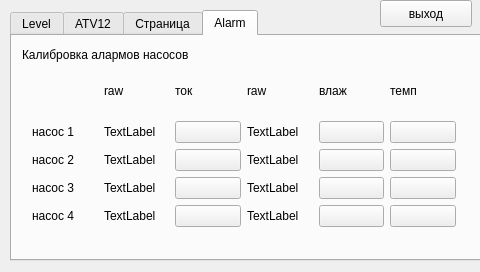
<?xml version="1.0" encoding="UTF-8"?>
<ui version="4.0">
 <class>DialogCalibr</class>
 <widget class="QDialog" name="DialogCalibr">
  <property name="geometry">
   <rect>
    <x>0</x>
    <y>0</y>
    <width>480</width>
    <height>272</height>
   </rect>
  </property>
  <property name="maximumSize">
   <size>
    <width>480</width>
    <height>272</height>
   </size>
  </property>
  <property name="windowTitle">
   <string>Dialog</string>
  </property>
  <widget class="QTabWidget" name="tabWidget">
   <property name="geometry">
    <rect>
     <x>10</x>
     <y>10</y>
     <width>471</width>
     <height>251</height>
    </rect>
   </property>
   <property name="currentIndex">
    <number>3</number>
   </property>
   <widget class="QWidget" name="tab">
    <attribute name="title">
     <string>Level</string>
    </attribute>
    <widget class="QPushButton" name="pushButton_2">
     <property name="geometry">
      <rect>
       <x>260</x>
       <y>100</y>
       <width>92</width>
       <height>27</height>
      </rect>
     </property>
     <property name="text">
      <string>сохранить</string>
     </property>
    </widget>
    <widget class="QPushButton" name="pushButton_3">
     <property name="geometry">
      <rect>
       <x>260</x>
       <y>130</y>
       <width>92</width>
       <height>27</height>
      </rect>
     </property>
     <property name="text">
      <string>сохранить</string>
     </property>
    </widget>
    <widget class="QLabel" name="label">
     <property name="geometry">
      <rect>
       <x>10</x>
       <y>70</y>
       <width>131</width>
       <height>17</height>
      </rect>
     </property>
     <property name="text">
      <string>показания уровня</string>
     </property>
    </widget>
    <widget class="QLabel" name="i2c_raw">
     <property name="geometry">
      <rect>
       <x>150</x>
       <y>70</y>
       <width>59</width>
       <height>17</height>
      </rect>
     </property>
     <property name="text">
      <string>TextLabel</string>
     </property>
    </widget>
    <widget class="QLabel" name="label_3">
     <property name="geometry">
      <rect>
       <x>10</x>
       <y>110</y>
       <width>121</width>
       <height>17</height>
      </rect>
     </property>
     <property name="text">
      <string>пустой бак</string>
     </property>
    </widget>
    <widget class="QLabel" name="label_4">
     <property name="geometry">
      <rect>
       <x>10</x>
       <y>140</y>
       <width>121</width>
       <height>17</height>
      </rect>
     </property>
     <property name="text">
      <string>полный бак</string>
     </property>
    </widget>
    <widget class="QLabel" name="empty_raw">
     <property name="geometry">
      <rect>
       <x>160</x>
       <y>100</y>
       <width>59</width>
       <height>17</height>
      </rect>
     </property>
     <property name="text">
      <string>TextLabel</string>
     </property>
    </widget>
    <widget class="QLabel" name="full_raw">
     <property name="geometry">
      <rect>
       <x>160</x>
       <y>130</y>
       <width>59</width>
       <height>17</height>
      </rect>
     </property>
     <property name="text">
      <string>TextLabel</string>
     </property>
    </widget>
    <widget class="QLabel" name="label_2">
     <property name="geometry">
      <rect>
       <x>10</x>
       <y>10</y>
       <width>271</width>
       <height>17</height>
      </rect>
     </property>
     <property name="text">
      <string>Калибровка датчик уровня</string>
     </property>
    </widget>
   </widget>
   <widget class="QWidget" name="tab_2">
    <attribute name="title">
     <string>ATV12</string>
    </attribute>
    <widget class="QLabel" name="label_5">
     <property name="geometry">
      <rect>
       <x>10</x>
       <y>10</y>
       <width>231</width>
       <height>17</height>
      </rect>
     </property>
     <property name="text">
      <string>Настройки частотных приводов</string>
     </property>
    </widget>
   </widget>
   <widget class="QWidget" name="tab_3">
    <attribute name="title">
     <string>Страница</string>
    </attribute>
    <widget class="QLabel" name="label_6">
     <property name="geometry">
      <rect>
       <x>10</x>
       <y>0</y>
       <width>211</width>
       <height>17</height>
      </rect>
     </property>
     <property name="text">
      <string>настройка входов датчиков</string>
     </property>
    </widget>
    <widget class="QWidget" name="layoutWidget38">
     <property name="geometry">
      <rect>
       <x>310</x>
       <y>20</y>
       <width>124</width>
       <height>128</height>
      </rect>
     </property>
     <layout class="QGridLayout" name="gridLayout_5">
      <item row="0" column="0">
       <widget class="QLabel" name="label_33">
        <property name="text">
         <string>ток1</string>
        </property>
       </widget>
      </item>
      <item row="0" column="1">
       <widget class="QPushButton" name="pushButton_22">
        <property name="text">
         <string/>
        </property>
       </widget>
      </item>
      <item row="1" column="0">
       <widget class="QLabel" name="label_34">
        <property name="text">
         <string>ток 2</string>
        </property>
       </widget>
      </item>
      <item row="1" column="1">
       <widget class="QPushButton" name="pushButton_23">
        <property name="text">
         <string/>
        </property>
       </widget>
      </item>
      <item row="2" column="0">
       <widget class="QLabel" name="label_35">
        <property name="text">
         <string>ток 3</string>
        </property>
       </widget>
      </item>
      <item row="2" column="1">
       <widget class="QPushButton" name="pushButton_24">
        <property name="text">
         <string/>
        </property>
       </widget>
      </item>
      <item row="3" column="0">
       <widget class="QLabel" name="label_36">
        <property name="text">
         <string>ток 4</string>
        </property>
       </widget>
      </item>
      <item row="3" column="1">
       <widget class="QPushButton" name="pushButton_25">
        <property name="text">
         <string/>
        </property>
       </widget>
      </item>
     </layout>
    </widget>
    <widget class="QWidget" name="layoutWidget29">
     <property name="geometry">
      <rect>
       <x>10</x>
       <y>20</y>
       <width>121</width>
       <height>128</height>
      </rect>
     </property>
     <layout class="QGridLayout" name="gridLayout">
      <item row="0" column="0">
       <widget class="QLabel" name="label_8">
        <property name="text">
         <string>насос1</string>
        </property>
       </widget>
      </item>
      <item row="0" column="1">
       <widget class="QPushButton" name="pushButton_4">
        <property name="text">
         <string/>
        </property>
       </widget>
      </item>
      <item row="1" column="0">
       <widget class="QLabel" name="label_9">
        <property name="text">
         <string>насос2</string>
        </property>
       </widget>
      </item>
      <item row="1" column="1">
       <widget class="QPushButton" name="pushButton_5">
        <property name="text">
         <string/>
        </property>
       </widget>
      </item>
      <item row="2" column="0">
       <widget class="QLabel" name="label_10">
        <property name="text">
         <string>насос3</string>
        </property>
       </widget>
      </item>
      <item row="2" column="1">
       <widget class="QPushButton" name="pushButton_6">
        <property name="text">
         <string/>
        </property>
       </widget>
      </item>
      <item row="3" column="0">
       <widget class="QLabel" name="label_11">
        <property name="text">
         <string>насос4</string>
        </property>
       </widget>
      </item>
      <item row="3" column="1">
       <widget class="QPushButton" name="pushButton_7">
        <property name="text">
         <string/>
        </property>
       </widget>
      </item>
     </layout>
    </widget>
    <widget class="QWidget" name="layoutWidget14">
     <property name="geometry">
      <rect>
       <x>140</x>
       <y>20</y>
       <width>141</width>
       <height>128</height>
      </rect>
     </property>
     <layout class="QGridLayout" name="gridLayout_2">
      <item row="0" column="0">
       <widget class="QLabel" name="label_25">
        <property name="text">
         <string>вл./темп1</string>
        </property>
       </widget>
      </item>
      <item row="0" column="1">
       <widget class="QPushButton" name="pushButton_14">
        <property name="text">
         <string/>
        </property>
       </widget>
      </item>
      <item row="1" column="0">
       <widget class="QLabel" name="label_26">
        <property name="text">
         <string>вл./темп2</string>
        </property>
       </widget>
      </item>
      <item row="1" column="1">
       <widget class="QPushButton" name="pushButton_15">
        <property name="text">
         <string/>
        </property>
       </widget>
      </item>
      <item row="2" column="0">
       <widget class="QLabel" name="label_27">
        <property name="text">
         <string>вл./темп3</string>
        </property>
       </widget>
      </item>
      <item row="2" column="1">
       <widget class="QPushButton" name="pushButton_16">
        <property name="text">
         <string/>
        </property>
       </widget>
      </item>
      <item row="3" column="0">
       <widget class="QLabel" name="label_28">
        <property name="text">
         <string>вл./темп4</string>
        </property>
       </widget>
      </item>
      <item row="3" column="1">
       <widget class="QPushButton" name="pushButton_17">
        <property name="text">
         <string/>
        </property>
       </widget>
      </item>
     </layout>
    </widget>
    <widget class="QWidget" name="layoutWidget09">
     <property name="geometry">
      <rect>
       <x>10</x>
       <y>150</y>
       <width>161</width>
       <height>62</height>
      </rect>
     </property>
     <layout class="QGridLayout" name="gridLayout_3">
      <item row="0" column="0">
       <widget class="QLabel" name="label_29">
        <property name="text">
         <string>поплавок1</string>
        </property>
       </widget>
      </item>
      <item row="0" column="1">
       <widget class="QPushButton" name="pushButton_18">
        <property name="text">
         <string/>
        </property>
       </widget>
      </item>
      <item row="1" column="0">
       <widget class="QLabel" name="label_30">
        <property name="text">
         <string>поплавок2</string>
        </property>
       </widget>
      </item>
      <item row="1" column="1">
       <widget class="QPushButton" name="pushButton_19">
        <property name="text">
         <string/>
        </property>
       </widget>
      </item>
     </layout>
    </widget>
    <widget class="QWidget" name="layoutWidget90">
     <property name="geometry">
      <rect>
       <x>289</x>
       <y>150</y>
       <width>141</width>
       <height>62</height>
      </rect>
     </property>
     <layout class="QGridLayout" name="gridLayout_4">
      <item row="0" column="0">
       <widget class="QLabel" name="label_31">
        <property name="text">
         <string>поплавок3</string>
        </property>
       </widget>
      </item>
      <item row="0" column="1">
       <widget class="QPushButton" name="pushButton_20">
        <property name="text">
         <string/>
        </property>
       </widget>
      </item>
      <item row="1" column="0">
       <widget class="QLabel" name="label_32">
        <property name="text">
         <string>поплавок4</string>
        </property>
       </widget>
      </item>
      <item row="1" column="1">
       <widget class="QPushButton" name="pushButton_21">
        <property name="text">
         <string/>
        </property>
       </widget>
      </item>
     </layout>
    </widget>
   </widget>
   <widget class="QWidget" name="tab_4">
    <attribute name="title">
     <string>Alarm</string>
    </attribute>
    <widget class="QLabel" name="label_7">
     <property name="geometry">
      <rect>
       <x>10</x>
       <y>10</y>
       <width>241</width>
       <height>17</height>
      </rect>
     </property>
     <property name="text">
      <string>Калибровка алармов насосов</string>
     </property>
    </widget>
    <widget class="QWidget" name="layoutWidget88">
     <property name="geometry">
      <rect>
       <x>20</x>
       <y>30</y>
       <width>424</width>
       <height>161</height>
      </rect>
     </property>
     <layout class="QGridLayout" name="gridLayout_6">
      <property name="sizeConstraint">
       <enum>QLayout::SetNoConstraint</enum>
      </property>
      <item row="0" column="1">
       <widget class="QLabel" name="label_17">
        <property name="text">
         <string>raw</string>
        </property>
       </widget>
      </item>
      <item row="0" column="2">
       <widget class="QLabel" name="label_22">
        <property name="text">
         <string>ток</string>
        </property>
       </widget>
      </item>
      <item row="0" column="3">
       <widget class="QLabel" name="label_38">
        <property name="text">
         <string>raw</string>
        </property>
       </widget>
      </item>
      <item row="0" column="4">
       <widget class="QLabel" name="label_40">
        <property name="text">
         <string>влаж</string>
        </property>
       </widget>
      </item>
      <item row="0" column="5">
       <widget class="QLabel" name="label_41">
        <property name="text">
         <string>темп</string>
        </property>
       </widget>
      </item>
      <item row="1" column="0">
       <widget class="QLabel" name="label_13">
        <property name="text">
         <string>насос 1</string>
        </property>
       </widget>
      </item>
      <item row="1" column="1">
       <widget class="QLabel" name="label_18">
        <property name="text">
         <string>TextLabel</string>
        </property>
       </widget>
      </item>
      <item row="1" column="2">
       <widget class="QPushButton" name="pushButton_8">
        <property name="text">
         <string/>
        </property>
       </widget>
      </item>
      <item row="1" column="4">
       <widget class="QPushButton" name="pushButton_27">
        <property name="text">
         <string/>
        </property>
       </widget>
      </item>
      <item row="1" column="5">
       <widget class="QPushButton" name="pushButton_31">
        <property name="text">
         <string/>
        </property>
       </widget>
      </item>
      <item row="2" column="0">
       <widget class="QLabel" name="label_14">
        <property name="text">
         <string>насос 2</string>
        </property>
       </widget>
      </item>
      <item row="2" column="1">
       <widget class="QLabel" name="label_19">
        <property name="text">
         <string>TextLabel</string>
        </property>
       </widget>
      </item>
      <item row="2" column="2">
       <widget class="QPushButton" name="pushButton_9">
        <property name="text">
         <string/>
        </property>
       </widget>
      </item>
      <item row="2" column="3">
       <widget class="QLabel" name="label_23">
        <property name="text">
         <string>TextLabel</string>
        </property>
       </widget>
      </item>
      <item row="2" column="4">
       <widget class="QPushButton" name="pushButton_13">
        <property name="text">
         <string/>
        </property>
       </widget>
      </item>
      <item row="2" column="5">
       <widget class="QPushButton" name="pushButton_29">
        <property name="text">
         <string/>
        </property>
       </widget>
      </item>
      <item row="3" column="2">
       <widget class="QPushButton" name="pushButton_10">
        <property name="text">
         <string/>
        </property>
       </widget>
      </item>
      <item row="3" column="0">
       <widget class="QLabel" name="label_15">
        <property name="text">
         <string>насос 3</string>
        </property>
       </widget>
      </item>
      <item row="3" column="1">
       <widget class="QLabel" name="label_20">
        <property name="text">
         <string>TextLabel</string>
        </property>
       </widget>
      </item>
      <item row="4" column="2">
       <widget class="QPushButton" name="pushButton_11">
        <property name="text">
         <string/>
        </property>
       </widget>
      </item>
      <item row="4" column="1">
       <widget class="QLabel" name="label_21">
        <property name="text">
         <string>TextLabel</string>
        </property>
       </widget>
      </item>
      <item row="4" column="0">
       <widget class="QLabel" name="label_16">
        <property name="text">
         <string>насос 4</string>
        </property>
       </widget>
      </item>
      <item row="1" column="3">
       <widget class="QLabel" name="label_37">
        <property name="text">
         <string>TextLabel</string>
        </property>
       </widget>
      </item>
      <item row="3" column="3">
       <widget class="QLabel" name="label_39">
        <property name="text">
         <string>TextLabel</string>
        </property>
       </widget>
      </item>
      <item row="3" column="4">
       <widget class="QPushButton" name="pushButton_26">
        <property name="text">
         <string/>
        </property>
       </widget>
      </item>
      <item row="3" column="5">
       <widget class="QPushButton" name="pushButton_30">
        <property name="text">
         <string/>
        </property>
       </widget>
      </item>
      <item row="4" column="3">
       <widget class="QLabel" name="label_24">
        <property name="text">
         <string>TextLabel</string>
        </property>
       </widget>
      </item>
      <item row="4" column="4">
       <widget class="QPushButton" name="pushButton_12">
        <property name="text">
         <string/>
        </property>
       </widget>
      </item>
      <item row="4" column="5">
       <widget class="QPushButton" name="pushButton_28">
        <property name="text">
         <string/>
        </property>
       </widget>
      </item>
     </layout>
    </widget>
   </widget>
  </widget>
  <widget class="QPushButton" name="pushButton">
   <property name="geometry">
    <rect>
     <x>380</x>
     <y>0</y>
     <width>92</width>
     <height>27</height>
    </rect>
   </property>
   <property name="text">
    <string>выход</string>
   </property>
  </widget>
 </widget>
 <resources/>
 <connections/>
</ui>
